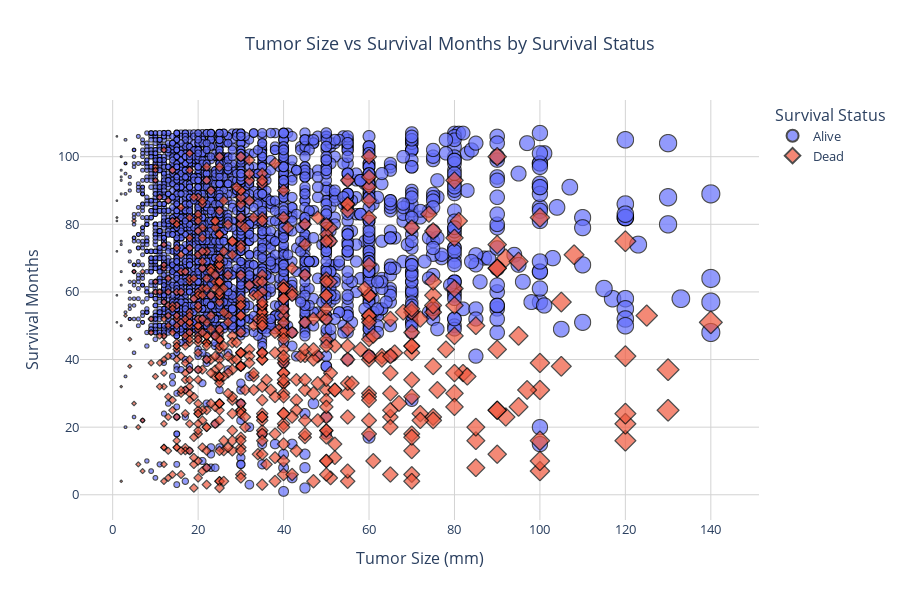

Notebook source saved alongside this figure:
### Markdown cell above
### Survival Status and Tumor Size Relationship

### Code cell
import plotly.express as px
import plotly.io as pio

custom_colors = ['#636EFA', '#EF553B']  

fig = px.scatter(
    df,
    x='Tumor Size',
    y='Survival Months',
    color='Status',
    symbol='Status',
    size='Tumor Size',  # size represents tumor size visually
    size_max=18,
    color_discrete_sequence=custom_colors,
    hover_data={
        '6th Stage': True,
        'Grade': True,
        'Age': True,
        'Race': True,
        'Tumor Size': ':.2f',
        'Survival Months': ':.1f',
        'Status': False  # already in color/symbol
    },
    title='Tumor Size vs Survival Months by Survival Status',
    labels={
        'Tumor Size': 'Tumor Size (mm)',
        'Survival Months': 'Survival Months',
        'Status': 'Survival Status'
    }
)

# Update marker appearance
fig.update_traces(
    marker=dict(opacity=0.7, line=dict(width=1, color='black')),
    selector=dict(mode='markers')
)

# Enhance layout
fig.update_layout(
    width=900,
    height=600,
    showlegend=True,
    legend_title_text='Survival Status',
    plot_bgcolor='white',
    paper_bgcolor='white',
    font=dict(size=13),
    xaxis=dict(
        title='Tumor Size (mm)',
        gridcolor='lightgray',
        zeroline=False
    ),
    yaxis=dict(
        title='Survival Months',
        gridcolor='lightgray',
        zeroline=False
    ),
    title=dict(
        font_size=18,
        x=0.5
    )
)

fig.show()

### Figure 1 — Plotly figure (JSON) as saved in the notebook; plotly's stock layout.template omitted (floating-point values rounded to 4 significant figures; data arrays with more than 128 entries replaced by an {"elided": "..."} marker saying what was removed)
{"data": [{"customdata": {"elided": "3407x5 mixed values"}, "hovertemplate": "Tumor Size (mm)=%{marker.size:.2f}<br>Survival Months=%{y:.1f}<br>6th Stage=%{customdata[0]}<br>Grade=%{customdata[1]}<br>Age=%{customdata[2]}<br>Race=%{customdata[3]}<extra></extra>", "legendgroup": "Alive", "marker": {"color": "#636EFA", "line": {"color": "black", "width": 1}, "opacity": 0.7, "size": {"elided": "3407 int values"}, "sizemode": "area", "sizeref": 0.4321, "symbol": "circle"}, "mode": "markers", "name": "Alive", "showlegend": true, "type": "scattergl", "x": {"elided": "3407 int values"}, "xaxis": "x", "y": {"elided": "3407 int values"}, "yaxis": "y"}, {"customdata": {"elided": "616x5 mixed values"}, "hovertemplate": "Tumor Size (mm)=%{marker.size:.2f}<br>Survival Months=%{y:.1f}<br>6th Stage=%{customdata[0]}<br>Grade=%{customdata[1]}<br>Age=%{customdata[2]}<br>Race=%{customdata[3]}<extra></extra>", "legendgroup": "Dead", "marker": {"color": "#EF553B", "line": {"color": "black", "width": 1}, "opacity": 0.7, "size": {"elided": "616 int values"}, "sizemode": "area", "sizeref": 0.4321, "symbol": "diamond"}, "mode": "markers", "name": "Dead", "showlegend": true, "type": "scattergl", "x": {"elided": "616 int values"}, "xaxis": "x", "y": {"elided": "616 int values"}, "yaxis": "y"}], "layout": {"font": {"size": 13}, "height": 600, "legend": {"itemsizing": "constant", "title": {"text": "Survival Status"}, "tracegroupgap": 0}, "paper_bgcolor": "white", "plot_bgcolor": "white", "showlegend": true, "title": {"font": {"size": 18}, "text": "Tumor Size vs Survival Months by Survival Status", "x": 0.5}, "width": 900, "xaxis": {"anchor": "y", "domain": [0, 1], "gridcolor": "lightgray", "title": {"text": "Tumor Size (mm)"}, "zeroline": false}, "yaxis": {"anchor": "x", "domain": [0, 1], "gridcolor": "lightgray", "title": {"text": "Survival Months"}, "zeroline": false}}}
